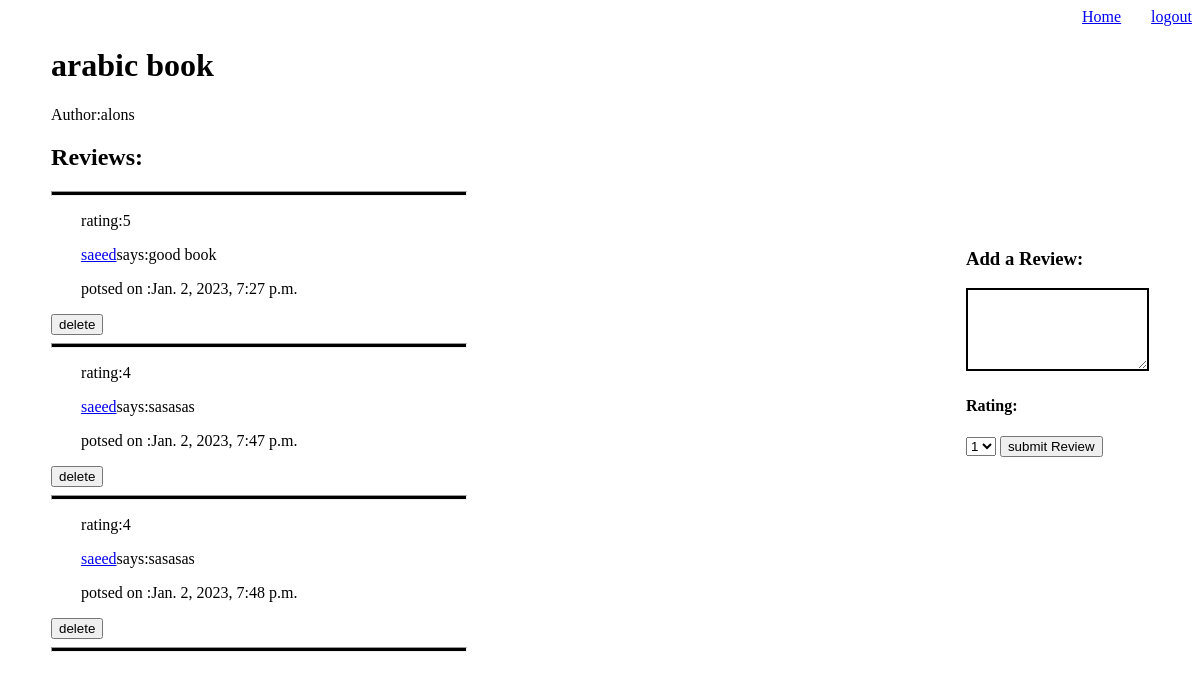
Screenshot of /books/1 (signed in) with the database file from the repository.
### App1/models.py (models this page shows)
class Book(models.Model):
    book_title = models.CharField(max_length=255)
    author = models.ForeignKey(Author , related_name="books" , on_delete=models.DO_NOTHING)
    created_at=models.DateTimeField(auto_now_add=True)
    update_at = models.DateTimeField(auto_now=True)
    objects = UserManager()

class Author(models.Model):
    name = models.CharField(max_length=255)
    created_at=models.DateTimeField(auto_now_add=True)
    update_at = models.DateTimeField(auto_now=True)

class Review(models.Model):
    content = models.TextField()
    rating = models.CharField(max_length=255)
    user = models.ForeignKey(User, related_name="reviews" , on_delete=models.CASCADE)
    book = models.ForeignKey(Book, related_name="reviews" , on_delete=models.CASCADE)
    created_at=models.DateTimeField(auto_now_add=True)
    update_at = models.DateTimeField(auto_now=True)

class User(models.Model):
    name = models.CharField(max_length=255)
    alias = models.CharField(max_length=255)
    email = models.CharField(max_length=255)
    password = models.CharField(max_length=255)
    confirmpw=models.CharField(max_length=255)
    created_at=models.DateTimeField(auto_now_add=True)
    update_at = models.DateTimeField(auto_now=True)
    objects=UserManager()

### App1/views.py (the view)
# urls.py: path('books/<int:new_book_id>',views.view),
def view(request,new_book_id):
    bookId=new_book_id
    context={
        'book':models.get_book(bookId)
    }
    return render (request,'viewbook.html',context)

### App1/models.py (called while the page is built)
def get_book(bookId):
    return Book.objects.get(id=bookId)

### App1/templates/viewbook.html (shortened to what this page needs)
<!DOCTYPE html>
<html lang="en">
<head>
</head>
<body>
    <div class="header">
        <a href="/books">Home</a>
        <a href="/">logout</a>
    </div>
    <div class="container">
        <div class="review_book">
            <h1>{{book.book_title}}</h1>
            <p>Author:{{book.author.name}}</p>
            <h2>Reviews:</h2>
            <hr>
            {%for review in book.reviews.all%}
            <form action="/del_review" method="post">
            <p class="first">rating:{{review.rating}}</p>
            <p><a href="/users/{{review.user.id}}">{{review.user.name}}</a>says:{{review.content}}</p>
            <p class="first">potsed on :{{review.created_at}}</p>
            {% if request.session.userid == review.user.id %}
            <input type="submit" value="delete">
            {%endif%}
            </form>
            <hr>
            {%endfor%}
        </div>
        <div class="add_review">
            <form action="/addReview" method="post">
            <h3>Add a Review:</h3>
            <textarea cols="20" rows="5" name="reviewbox" ></textarea>
            <h4>Rating:</h4>
            <select name="stars">
                <option value='1'>1</option>
            </select>
            <input type="submit" value="submit Review">
            </form>
        </div>
    </div>
</body>
</html>

### App1/templates/viewbook.html (style rules this page uses)
.header { display: flex; justify-content: flex-end; }
a { margin-left: 30px; }
hr { height: 3px; background: black; width: 50%; margin-right: 50%; }
.first { margin-left: 30px; }
.container { margin-left: auto; margin-right: auto; display: flex; justify-content:space-around }
.review_book { width: 70%; }
textarea { border: 2px solid black; }
.add_review { align-self: center; }

### rows the page displays
Book: book_title "arabic book", author.name "alons"
Review: rating "5", user.name "saeed", content "good book", created_at "Jan. 2, 2023, 7:27 p.m."
Review: rating "4", user.name "saeed", content "sasasas", created_at "Jan. 2, 2023, 7:47 p.m."
Review: rating "4", user.name "saeed", content "sasasas", created_at "Jan. 2, 2023, 7:48 p.m."
